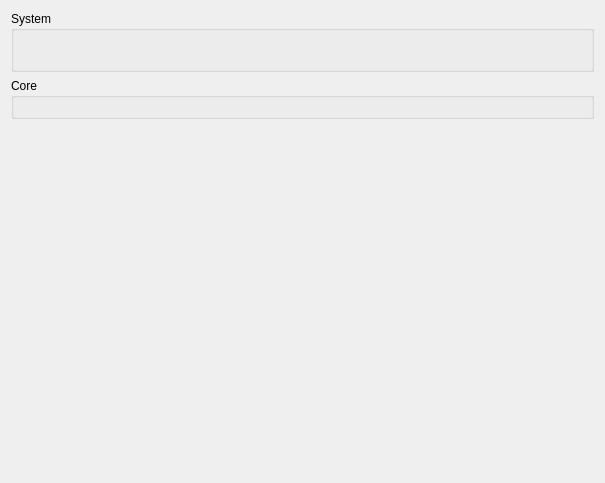
<?xml version="1.0" encoding="UTF-8"?>
<ui version="4.0">
 <class>ConfigureSystem</class>
 <widget class="QWidget" name="ConfigureSystem">
  <property name="geometry">
   <rect>
    <x>0</x>
    <y>0</y>
    <width>605</width>
    <height>483</height>
   </rect>
  </property>
  <property name="windowTitle">
   <string>Form</string>
  </property>
  <property name="accessibleName">
   <string>System</string>
  </property>
  <layout class="QHBoxLayout" name="horizontalLayout">
   <item>
    <layout class="QVBoxLayout" name="verticalLayout">
     <item>
      <widget class="QGroupBox" name="group_system_settings">
       <property name="title">
        <string>System</string>
       </property>
       <layout class="QVBoxLayout" name="verticalLayout_2">
        <item>
         <widget class="QWidget" name="system_widget" native="true">
          <layout class="QVBoxLayout" name="verticalLayout_3">
           <property name="leftMargin">
            <number>0</number>
           </property>
           <property name="topMargin">
            <number>0</number>
           </property>
           <property name="rightMargin">
            <number>0</number>
           </property>
           <property name="bottomMargin">
            <number>0</number>
           </property>
          </layout>
         </widget>
        </item>
        <item>
         <widget class="QLabel" name="label_warn_invalid_locale">
          <property name="text">
           <string/>
          </property>
          <property name="wordWrap">
           <bool>true</bool>
          </property>
         </widget>
        </item>
       </layout>
      </widget>
     </item>
     <item>
      <widget class="QGroupBox" name="coreGroup">
       <property name="title">
        <string>Core</string>
       </property>
       <layout class="QVBoxLayout" name="verticalLayout_6">
        <item>
         <widget class="QWidget" name="core_widget" native="true">
          <layout class="QVBoxLayout" name="verticalLayout_5">
           <property name="leftMargin">
            <number>0</number>
           </property>
           <property name="topMargin">
            <number>0</number>
           </property>
           <property name="rightMargin">
            <number>0</number>
           </property>
           <property name="bottomMargin">
            <number>0</number>
           </property>
          </layout>
         </widget>
        </item>
       </layout>
      </widget>
     </item>
     <item>
      <spacer name="verticalSpacer">
       <property name="orientation">
        <enum>Qt::Vertical</enum>
       </property>
       <property name="sizeHint" stdset="0">
        <size>
         <width>20</width>
         <height>40</height>
        </size>
       </property>
      </spacer>
     </item>
    </layout>
   </item>
  </layout>
 </widget>
 <resources/>
 <connections/>
</ui>
